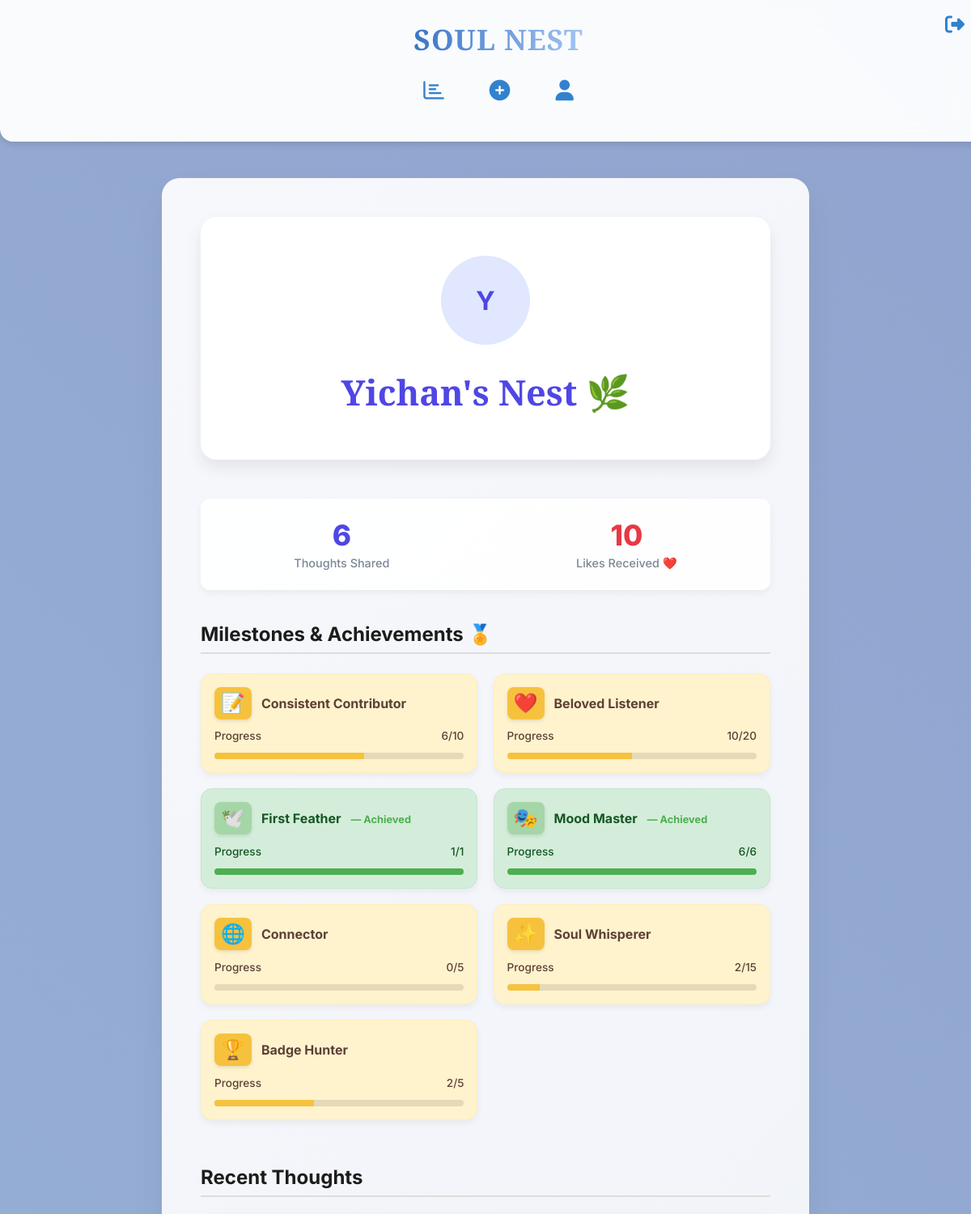
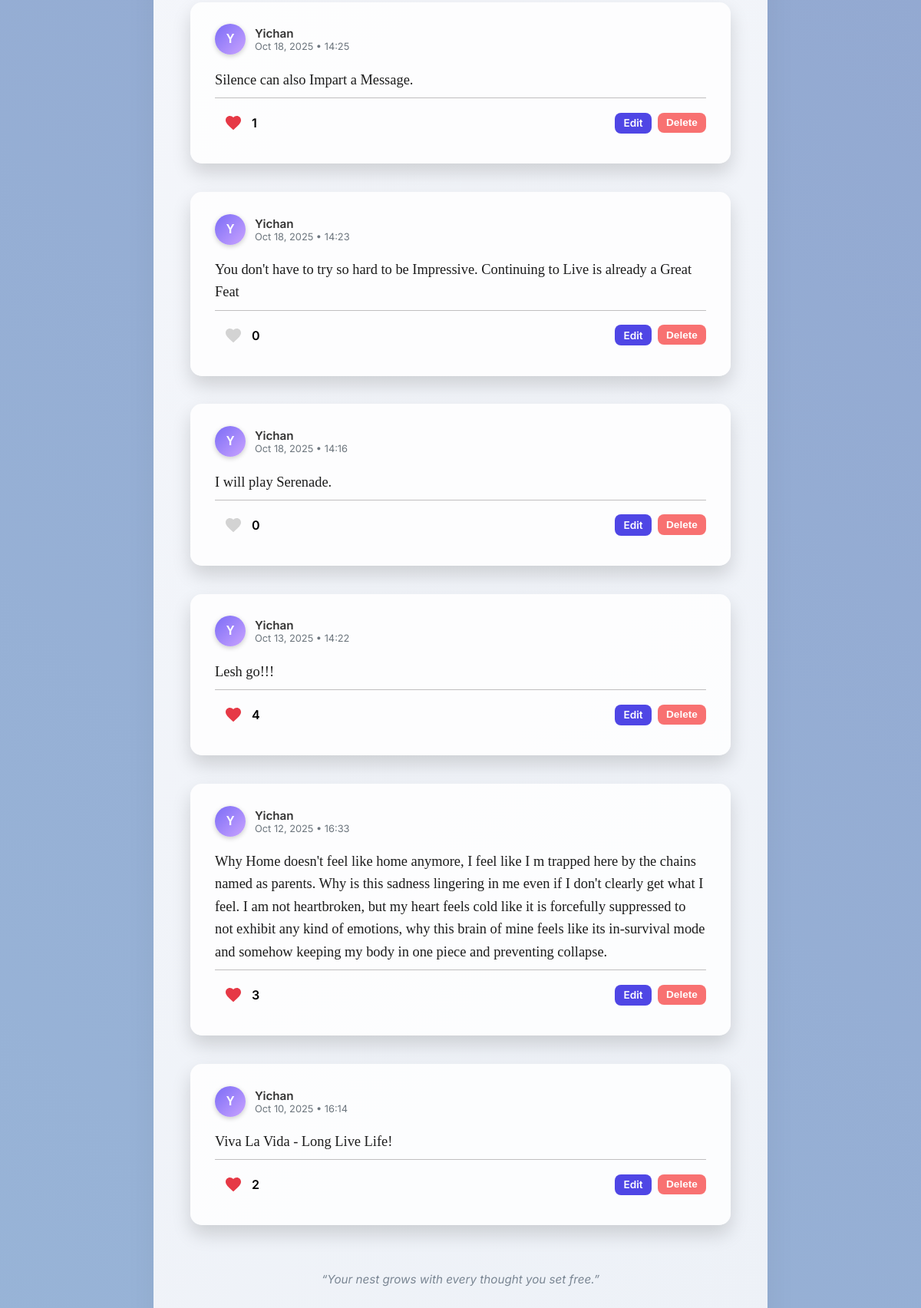
/profile/3 (signed in), run on the app's committed database (2 pictures, top to bottom).
### models.py (models this page shows, shortened)
class User(db.Model, UserMixin):
    id = db.Column(db.Integer, primary_key=True)
    username = db.Column(db.String(80), nullable=False, unique=True)
    password = db.Column(db.String(200), nullable=False)
    profile_image = db.Column(db.String(200), nullable=True)
    liked_thoughts = db.relationship(
        'Thought', secondary='likes',
        back_populates='liked_by', lazy='dynamic'
    )
    def total_likes_received(self):
        return sum(thought.liked_by.count() for thought in self.thoughts)

class Thought(db.Model):
    id = db.Column(db.Integer, primary_key=True)
    content = db.Column(db.Text, nullable=False)
    user_id = db.Column(db.Integer, db.ForeignKey('user.id'), nullable=False)
    timestamp = db.Column(db.DateTime, default=datetime.utcnow)
    mood = db.Column(db.String(50), nullable=True)
    user = db.relationship('User', backref=db.backref('thoughts', lazy=True))
    liked_by = db.relationship(
        'User', secondary='likes',
        back_populates='liked_thoughts', lazy='dynamic' # Keep dynamic for efficiency
    )
    def is_liked_by(self, user):
        return self.liked_by.filter(likes.c.user_id == user.id).first() is not None
    def like_count(self):
        return self.liked_by.count()

### app.py (the view)
@app.route('/profile/<int:user_id>')
@login_required
def user_profile(user_id):
    from models import Thought, User
    user_to_view = User.query.get_or_404(user_id)
    user_posts = sorted(
        user_to_view.thoughts,
        key=lambda thought: thought.timestamp,
        reverse=True
    )
    total_likes = user_to_view.total_likes_received()
    milestones = get_milestones(user_to_view)
    return render_template(
        'profile.html',
        user=user_to_view,
        posts=user_posts,
        total_likes=total_likes,
        milestones=milestones,
    )

### app.py (called while the page is built)
@login_manager.user_loader
def load_user(user_id):
    return User.query.get(int(user_id))  # Loads user by ID

### milestones.py (called while the page is built)
def create_badge(name, icon, current, target):
    achieved = current >= target
    target = max(target, 1)  # avoid division by zero
    progress = f"{min(current, target)}/{target}"
    percentage = min(int((min(current, target) / target) * 100), 100)
    return {
        'name': name,
        'icon': icon,
        'progress': progress,
        'percentage': percentage,
        'achieved': achieved
    }

def calculate_streak_badge(user):
    if not user.thoughts:
        return None
    unique_dates = sorted({t.timestamp.date() for t in user.thoughts}, reverse=True)
    streak_days = 0
    last_date = datetime.utcnow().date() + timedelta(days=1)
    for current_date in unique_dates:
        diff = (last_date - current_date).days
        if diff == 1:
            streak_days += 1
            last_date = current_date
        elif diff == 0:
            last_date = current_date
        else:
            break
    today = datetime.utcnow().date()
    if unique_dates and (today - unique_dates[0]).days > 1:
        return None  # streak broken
    STREAK_TARGET = 7
    if streak_days >= 3:
        return create_badge("Soul Architect", "🔥", streak_days, STREAK_TARGET)
    return None

### templates/profile.html (shortened to what this page needs)
{% extends "base.html" %}
{% from 'macros.html' import render_thought_card %}
{% block content %}
<div class="profile-container" style="
    max-width: 1000px;
    margin: 4rem auto 6rem;
    padding: 3rem 3rem 5rem;
    background: linear-gradient(135deg, #f7f8fc 0%, #edf1f7 100%);
    border-radius: 22px;
    box-shadow: 0 20px 40px rgba(0,0,0,0.06);
">
    <div class="profile-header-card" data-aos="fade-up" style="
        text-align: center;
        padding: 3rem 2rem;
        border-radius: 20px;
        background: #ffffff;
        box-shadow: 0 10px 20px rgba(0, 0, 0, 0.08);
        margin-bottom: 3rem;
    ">
        {% if user.profile_image %}
            <img src="{{ user.profile_image }}" alt="{{ user.username }}" style="
                width: 110px; height: 110px;
                border-radius: 50%;
                object-fit: cover;
                box-shadow: 0 6px 12px rgba(0,0,0,0.1);
                margin-bottom: 1rem;
            ">
        {% else %}
            <div style="
                width: 110px; height: 110px;
                border-radius: 50%;
                background: #e0e7ff;
                color: #4f46e5;
                display: flex; align-items: center; justify-content: center;
                font-size: 2rem; font-weight: 700;
                margin: 0 auto 1rem;
            ">
                {{ user.username[0]|upper }}
            </div>
        {% endif %}
        <h1 style="
            font-family: 'Playfair Display', serif;
            font-size: 2.7rem;
            color: #4f46e5;
            margin-bottom: 0.4rem;
        ">
            {{ user.username }}'s Nest 🌿
        </h1>
    </div>
    <div class="stats-bar" data-aos="fade-up" style="
        display: flex;
        justify-content: space-around;
        padding: 1.5rem 0;
        margin-bottom: 2.5rem;
        border-radius: 12px;
        background: rgba(255, 255, 255, 0.9);
        box-shadow: 0 4px 10px rgba(0, 0, 0, 0.05);
    ">
        <div class="stat-item" style="text-align: center;">
            <div style="font-size: 2.2rem; font-weight: 800; color: #4f46e5; line-height: 1.2;">
                {{ posts|length }}
            </div>
            <div style="font-size: 0.9rem; color: #7b8794; font-weight: 500; margin-top: 0.25rem;">
                Thoughts Shared
            </div>
        </div>
        <div class="stat-item" style="text-align: center;">
            <div style="font-size: 2.2rem; font-weight: 800; color: #e63946; line-height: 1.2;">
                {{ total_likes }}
            </div>
            <div style="font-size: 0.9rem; color: #7b8794; font-weight: 500; margin-top: 0.25rem;">
                Likes Received ❤️
            </div>
        </div>
    </div>
    <h2 data-aos="fade-up" style="
        font-family: 'Inter', sans-serif;
        font-size: 1.5rem;
        font-weight: 700;
        color: #1c1c1c;
        border-bottom: 2px solid #ddd;
        padding-bottom: 0.5rem;
        margin-bottom: 1.5rem;
    ">
        Milestones & Achievements 🏅
    </h2>
    <div class="badges-grid" data-aos="fade-up" style="
        display: grid;
        grid-template-columns: repeat(auto-fill, minmax(280px, 1fr));
        gap: 1.2rem;
        margin-bottom: 3.5rem;
    ">
        {% if milestones %}
            {% for badge in milestones %}
                {% set achieved = badge.achieved %}
                {% set background_color = '#d4edda' if achieved else '#fff3cd' %}
                {% set border_color = '#c3e6cb' if achieved else '#ffeeba' %}
                {% set text_color = '#155724' if achieved else '#5d4037' %}
                {% set icon_bg = '#a5d6a7' if achieved else '#f6c23e' %}
                {% set progress_fill_color = '#4CAF50' if achieved else '#f6c23e' %}
                <div class="badge-card" style="
                    background: {{ background_color }};
                    border: 1px solid {{ border_color }};
                    border-radius: 14px;
                    padding: 1rem;
                    display: flex;
                    flex-direction: column;
                    gap: 0.8rem;
                    box-shadow: 0 4px 8px rgba(0,0,0,0.05);
                    opacity: 1;
                    transition: all 0.3s ease;
                ">
                    <div style="display:flex; align-items:center; gap: 0.75rem;">
                        <span style="
                            font-size: 1.5rem;
                            padding: 0.5rem;
                            background: {{ icon_bg }};
                            border-radius: 8px;
                            line-height: 1;
                            box-shadow: 0 2px 4px rgba(0,0,0,0.1);
                        ">
                            {{ badge.icon }}
                        </span>
                        <div style="font-weight:700; color:{{ text_color }}; flex-grow: 1;">
                            {{ badge.name }}
                            {% if achieved %}
                                <span style="font-size: 0.8rem; color: #4CAF50; margin-left: 0.5rem;">— Achieved</span>
                            {% endif %}
                        </div>
                    </div>
                    <div style="font-size: 0.85rem; color: {{ text_color }}; font-weight: 500; display:flex; justify-content: space-between;">
                        <span>Progress</span>
                        <span>{{ badge.progress }}</span>
                    </div>
                    <div style="
                        height: 8px;
                        background: rgba(0,0,0,0.1);
                        border-radius: 8px;
                        overflow: hidden;
                    ">
                        <div style="
                            width: {{ badge.percentage }}%;
                            height: 100%;
                            background: {{ progress_fill_color }};
                            transition: width 0.5s ease;
                        "></div>
                    </div>
                </div>
            {% endfor %}
        {% else %}
            <p style="grid-column: 1 / -1; color: #7b8794; padding-left: 0.5rem; text-align: center;">
                No milestones reached yet. Keep nurturing your nest!
            </p>
        {% endif %}
    </div>
    <h2 data-aos="fade-up" style="
        font-family: 'Inter', sans-serif;
        font-size: 1.5rem;
        font-weight: 700;
        color: #1c1c1c;
        border-bottom: 2px solid #ddd;
        padding-bottom: 0.5rem;
        margin-bottom: 1.5rem;
    ">
        Recent Thoughts
    </h2>
    <div class="user-feed" data-aos="fade-up" style="
        display: flex;
        flex-direction: column;
        gap: 1.5rem;
    ">
        {% if posts %}
            {% for post in posts %}
                {{ render_thought_card(
                    thought=post,
                    current_user=current_user,
                    editable=(user.id == current_user.id)
                ) }}
            {% endfor %}
        {% else %}
            <p style="color: #7b8794; padding: 1rem; text-align: center; background: #fff; border-radius: 8px;">
                {{ user.username }} hasn't shared any thoughts yet.
            </p>
        {% endif %}
    </div>
    <p style="
        text-align:center;
        color:#7b8794;
        font-style:italic;
        margin-top:3rem;
        font-size:0.95rem;
    ">
        “Your nest grows with every thought you set free.”
    </p>
</div>
{% endblock content %}

### templates/macros.html
{% macro render_thought_card(thought, current_user, editable=true) %}
<div class="thought-card mood-{{ thought.mood }}" data-aos="fade-up" style="
    padding: 1.8rem 2rem;
    border-radius: 15px;
    box-shadow: 0 12px 25px rgba(0,0,0,0.15);
    transition: transform 0.3s ease, box-shadow 0.3s ease, background 0.4s ease;
"
onmouseover="this.style.transform='scale(1.03)'; this.style.boxShadow='0 18px 35px rgba(0,0,0,0.25)';"
onmouseout="this.style.transform='scale(1)'; this.style.boxShadow='0 12px 25px rgba(0,0,0,0.15)';">
    <div class="thought-header" style="display: flex; align-items: center; gap: 0.75rem; margin-bottom: 0.75rem;">
        <div style="
            width: 40px; height: 40px;
            border-radius: 50%;
            background: linear-gradient(135deg, #7b6cf6, #c9a3ff);
            display: flex; align-items: center; justify-content: center;
            font-weight: 700; color: white;
            font-family: 'Zalando Sans SemiExpanded', sans-serif;
            font-size: 1rem; text-transform: uppercase;
            box-shadow: 0 2px 6px rgba(0,0,0,0.2);
        ">
            {{ thought.user.username[0] }}
        </div>
        <div>
            <div style="font-weight: 600; font-size: 0.95rem; color: #333;">
                {{ thought.user.username }}
            </div>
            <div style="font-size: 0.8rem; color: #6c757d;">
                {{ thought.timestamp.strftime('%b %d, %Y • %H:%M') }}
            </div>
        </div>
    </div>
    <p class="thought-content" style="
        font-family: 'PT Serif', serif;
        font-size: 1.15rem; color: #1c1c1c; font-weight: 500;
        line-height: 1.6; margin-bottom: 0.5rem;
    ">
        {{ thought.content }}
    </p>
    <div style="height:1px; background:#b0aeaec6; margin-top:0.5rem; margin-bottom:0.5rem; width:100%;"></div>
    <div class="thought-footer" style="display: flex; justify-content: space-between; align-items: center;">
        <div class="like-section" style="display:flex; align-items:center; gap:0.003rem;">
            <button type="button"
                    class="heart-icon {% if thought.is_liked_by(current_user) %}liked{% endif %}"
                    data-id="{{ thought.id }}"
                    onclick="toggleLike(this)"
                style="background:none; border:none; cursor:pointer; display:flex; align-items:center; gap:0.2rem;">
                <svg width="24" height="24" viewBox="0 0 24 24" fill="{% if thought.is_liked_by(current_user) %}#e63946{% else %}#d3d3d3{% endif %}" xmlns="http://www.w3.org/2000/svg">
                    <path d="M12 21.35l-1.45-1.32C5.4 15.36 2 12.28 2 8.5 2 5.42 4.42 3 7.5 3c1.74 0 3.41 0.81 4.5 2.09C13.09 3.81 14.76 3 16.5 3 19.58 3 22 5.42 22 8.5c0 3.78-3.4 6.86-8.55 11.54L12 21.35z"/>
                </svg>
            </button>
            <span id="like-count-{{ thought.id }}" style="font-weight:600;">{{ thought.like_count() }}</span>
        </div>
        {% if editable and thought.user_id == current_user.id %}
        <div style="display:flex; gap:0.5rem;">
            <a href="{{ url_for('edit_thought', id=thought.id) }}" style="
                padding:0.35rem 0.7rem; font-size:0.85rem; font-weight:600; border-radius:8px; border:none;
                background:#4f46e5; color:white; text-decoration:none; cursor:pointer; transition: all 0.3s ease;"
                onmouseover="this.style.transform='translateY(-2px) scale(1.05)';" onmouseout="this.style.transform='none';">
                Edit
            </a>
            <form action="{{ url_for('delete_thought', id=thought.id) }}" method="POST">
                <button type="submit" style="
                    padding:0.35rem 0.7rem; font-size:0.85rem; font-weight:600; border-radius:8px; border:none;
                    background:#f87171; color:white; cursor:pointer; transition: all 0.3s ease;"
                    onmouseover="this.style.transform='translateY(-2px) scale(1.05)';" onmouseout="this.style.transform='none';">
                    Delete
                </button>
            </form>
        </div>
        {% endif %}
    </div>
</div>
{% endmacro %}

### templates/base.html (style rules this page uses)
:root { --primary: #3182ce; --primary-light: #e0f2fe; --text-dark: #212529; --text-muted: #6c757d; --bg: #f8f9fa; --card-bg: #ffffff; --card-shadow: 0 4px 6px rgba(0, 0, 0, 0.1); }
body { font-family: 'Inter', sans-serif; margin: 0; background: linear-gradient(45deg, #a8d8ea 0%, #8b97c8 100%); background-size: 400% 400%; animation: gradientShift 15s ease infinite; overflow-x: hidden; }
.thought-card { background: rgba(255, 255, 255, 0.85); padding: 1.5rem; border-radius: 12px; box-shadow: var(--card-shadow); margin-bottom: 0.8rem; transition: transform 0.3s, box-shadow 0.3s, background 0.3s; }
button { width: 100%; padding: 0.75rem; background-color: var(--primary); color: white; border: none; border-radius: 8px; font-size: 1rem; font-weight: 600; cursor: pointer; }

### data on the page
User: username "Y", username "Yichan", user "Y", user.username "Yichan"
Thought: timestamp "Oct 18, 2025 • 14:25", content "Silence can also Impart a Message.", like_count "1"
Thought: timestamp "Oct 18, 2025 • 14:23", content "You don't have to try so hard to be Impressive. Continuing to Live is already a Great Feat", like_count "0"
Thought: timestamp "Oct 18, 2025 • 14:16", content "I will play Serenade.", like_count "0"
Thought: timestamp "Oct 13, 2025 • 14:22", content "Lesh go!!!", like_count "4"
Thought: timestamp "Oct 12, 2025 • 16:33", content "Why Home doesn't feel like home anymore, I feel like I m trapped here by the chains named as parents. Why is this sadness lingering in me even if I don't clearly get what I feel. I am not heartbroken, but my heart feels cold like it is forcefully suppressed to not exhibit any kind of emotions, why this brain of mine feels like its in-survival mode and somehow keeping my body in one piece and preventing collapse.", like_count "3"
Thought: timestamp "Oct 10, 2025 • 16:14", content "Viva La Vida - Long Live Life!", like_count "2"

### other printed values
{{ posts|length }} "6"
{{ total_likes }} "10"
{{ badge.icon }} "📝" "❤️" "🕊️" "🎭" "🌐" "✨" "🏆"
{{ badge.name }} "Consistent Contributor" "Beloved Listener" "First Feather" "Mood Master" "Connector" "Soul Whisperer" "Badge Hunter"
{{ badge.progress }} "6/10" "10/20" "1/1" "6/6" "0/5" "2/15" "2/5"
